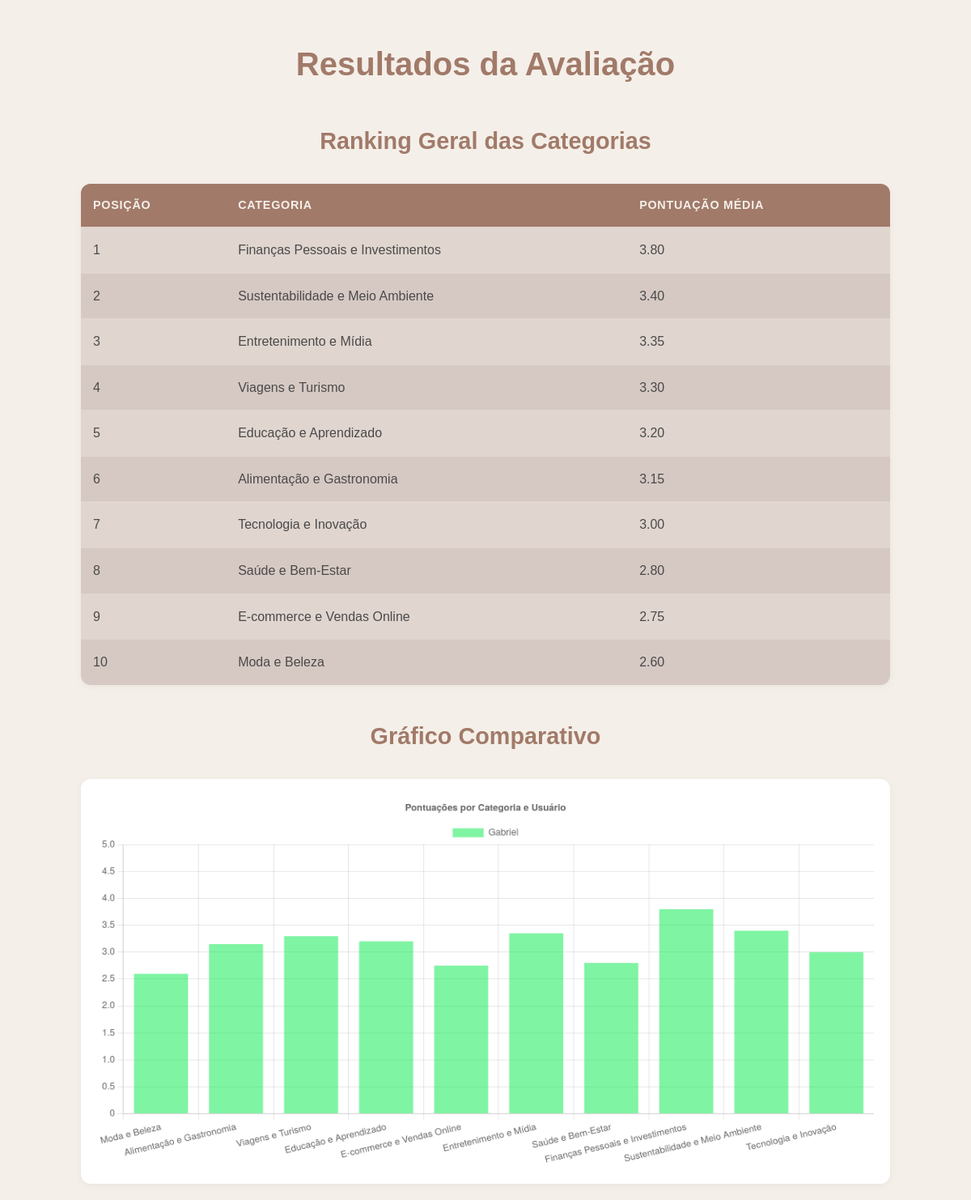
The app's page /results/ with its own data.
### formulario/models.py (models this page shows, shortened)
class Avaliacao(models.Model):
    usuario = models.ForeignKey(Usuario, on_delete=models.CASCADE, null=True)
    categoria = models.CharField(max_length=100)
    relevancia_pessoal = models.IntegerField(validators=[MinValueValidator(1), MaxValueValidator(5)])
    curiosidade_intelectual = models.IntegerField(validators=[MinValueValidator(1), MaxValueValidator(5)])
    disponibilidade_recursos = models.IntegerField(validators=[MinValueValidator(1), MaxValueValidator(5)])
    prazer_participacao = models.IntegerField(validators=[MinValueValidator(1), MaxValueValidator(5)])
    impacto_vida_diaria = models.IntegerField(validators=[MinValueValidator(1), MaxValueValidator(5)])
    objetivos_crescimento = models.IntegerField(validators=[MinValueValidator(1), MaxValueValidator(5)])
    novidade_variedade = models.IntegerField(validators=[MinValueValidator(1), MaxValueValidator(5)])
    pontuacao_total = models.FloatField(default=0)
    data_criacao = models.DateTimeField(default=timezone.now)

### formulario/views.py (the view)
# urls.py: path('results/', views.results, name='results'),
def results(request):
    ranking_geral = []
    for categoria in CATEGORIAS:
        avaliacoes = Avaliacao.objects.filter(categoria=categoria)
        pontuacao_media = avaliacoes.aggregate(Avg('pontuacao_total'))['pontuacao_total__avg'] or 0
        num_avaliacoes = avaliacoes.count()
        ranking_geral.append({
            'nome': categoria,
            'pontuacao_media': pontuacao_media,
            'num_avaliacoes': num_avaliacoes
        })
    ranking_geral.sort(key=lambda x: x['pontuacao_media'], reverse=True)
    todas_avaliacoes = Avaliacao.objects.select_related('usuario').all()
    usuarios = Usuario.objects.all()
    dados_grafico = {
        'categorias': CATEGORIAS,
        'usuarios': [user.nome for user in usuarios],
        'pontuacoes': []
    }
    for usuario in usuarios:
        pontuacoes_usuario = []
        for categoria in CATEGORIAS:
            avaliacao = Avaliacao.objects.filter(usuario=usuario, categoria=categoria).first()
            pontuacoes_usuario.append(avaliacao.pontuacao_total if avaliacao else None)
        dados_grafico['pontuacoes'].append(pontuacoes_usuario)
    context = {
        'ranking_geral': ranking_geral,
        'todas_avaliacoes': todas_avaliacoes,
        'dados_grafico': json.dumps(dados_grafico, cls=CustomJSONEncoder),
    }
    return render(request, 'formulario/results.html', context)

### formulario/templates/formulario/results.html (shortened to what this page needs)
{% load static %}
<!DOCTYPE html>
<html lang="pt-br">
<head>
</head>
<body>
    <h1>Resultados da Avaliação</h1>
    <h2>Ranking Geral das Categorias</h2>
    <table>
        <tr>
            <th>Posição</th>
            <th>Categoria</th>
            <th>Pontuação Média</th>
        </tr>
        {% for categoria in ranking_geral %}
        <tr>
            <td>{{ forloop.counter }}</td>
            <td>{{ categoria.nome }}</td>
            <td>{{ categoria.pontuacao_media|floatformat:2 }}</td>
        </tr>
        {% endfor %}
    </table>
    <h2>Gráfico Comparativo</h2>
    <canvas id="graficoComparativo"></canvas>
    <script>
        var ctx = document.getElementById('graficoComparativo').getContext('2d');
        var dados = JSON.parse('{{ dados_grafico|safe }}');
        var chart = new Chart(ctx, {
            type: 'bar',
            data: {
                labels: dados.categorias,
                datasets: dados.usuarios.map((usuario, index) => ({
                    label: usuario,
                    data: dados.pontuacoes[index].map(valor => valor === null ? 0 : valor),
                    backgroundColor: `rgba(${Math.floor(Math.random()*255)},${Math.floor(Math.random()*255)},${Math.floor(Math.random()*255)},0.5)`
                }))
            },
            options: {
                responsive: true,
                scales: {
                    y: {
                        beginAtZero: true,
                        max: 5
                    }
                },
                plugins: {
                    title: {
                        display: true,
                        text: 'Pontuações por Categoria e Usuário'
                    },
                    tooltip: {
                        callbacks: {
                            label: function(context) {
                                let label = context.dataset.label || '';
                                if (label) {
                                    label += ': ';
                                }
                                if (context.parsed.y !== null) {
                                    label += context.parsed.y.toFixed(2);
                                } else {
                                    label += 'Não avaliado';
                                }
                                return label;
                            }
                        }
                    }
                }
            }
        });
    </script>
</body>
</html>

### formulario/templates/formulario/results.html (style rules this page uses)
:root { --primary-color: #a17a69; --secondary-color: #d6c9c3; --background-color: #f5efe9; --text-color: #4a4a4a; --accent-color: #8c7b75; --light-accent: #e0d5cf; }
body { font-family: 'Poppins', sans-serif; line-height: 1.6; color: var(--text-color); max-width: 1000px; margin: 0 auto; padding: 20px; background-color: var(--background-color); }
h1, h2 { color: var(--primary-color); text-align: center; margin-bottom: 30px; font-weight: 600; }
h1 { font-size: 2.5em; }
h2 { font-size: 1.8em; margin-top: 40px; }
table { width: 100%; border-collapse: separate; border-spacing: 0; background-color: var(--secondary-color); border-radius: 12px; overflow: hidden; box-shadow: 0 2px 10px rgba(0,0,0,0.05); margin-bottom: 30px; }
th, td { padding: 15px; text-align: left; border-bottom: 1px solid var(--light-accent); }
th { background-color: var(--primary-color); color: var(--background-color); font-weight: 600; text-transform: uppercase; font-size: 0.9em; letter-spacing: 0.05em; }
tr:last-child td { border-bottom: none; }
tr:nth-child(even) { background-color: var(--light-accent); }
canvas { max-width: 100%; height: auto; margin-top: 20px; background-color: white; border-radius: 12px; padding: 20px; box-shadow: 0 2px 10px rgba(0,0,0,0.05); }
.results-container, .button, table, canvas { animation: fadeIn 0.5s ease-out forwards; }

### records on screen
Avaliacao: nome "Finanças Pessoais e Investimentos", pontuacao_media "3.80"
Avaliacao: nome "Sustentabilidade e Meio Ambiente", pontuacao_media "3.40"
Avaliacao: nome "Entretenimento e Mídia", pontuacao_media "3.35"
Avaliacao: nome "Viagens e Turismo", pontuacao_media "3.30"
Avaliacao: nome "Educação e Aprendizado", pontuacao_media "3.20"
Avaliacao: nome "Alimentação e Gastronomia", pontuacao_media "3.15"
Avaliacao: nome "Tecnologia e Inovação", pontuacao_media "3.00"
Avaliacao: nome "Saúde e Bem-Estar", pontuacao_media "2.80"
Avaliacao: nome "E-commerce e Vendas Online", pontuacao_media "2.75"
Avaliacao: nome "Moda e Beleza", pontuacao_media "2.60"
